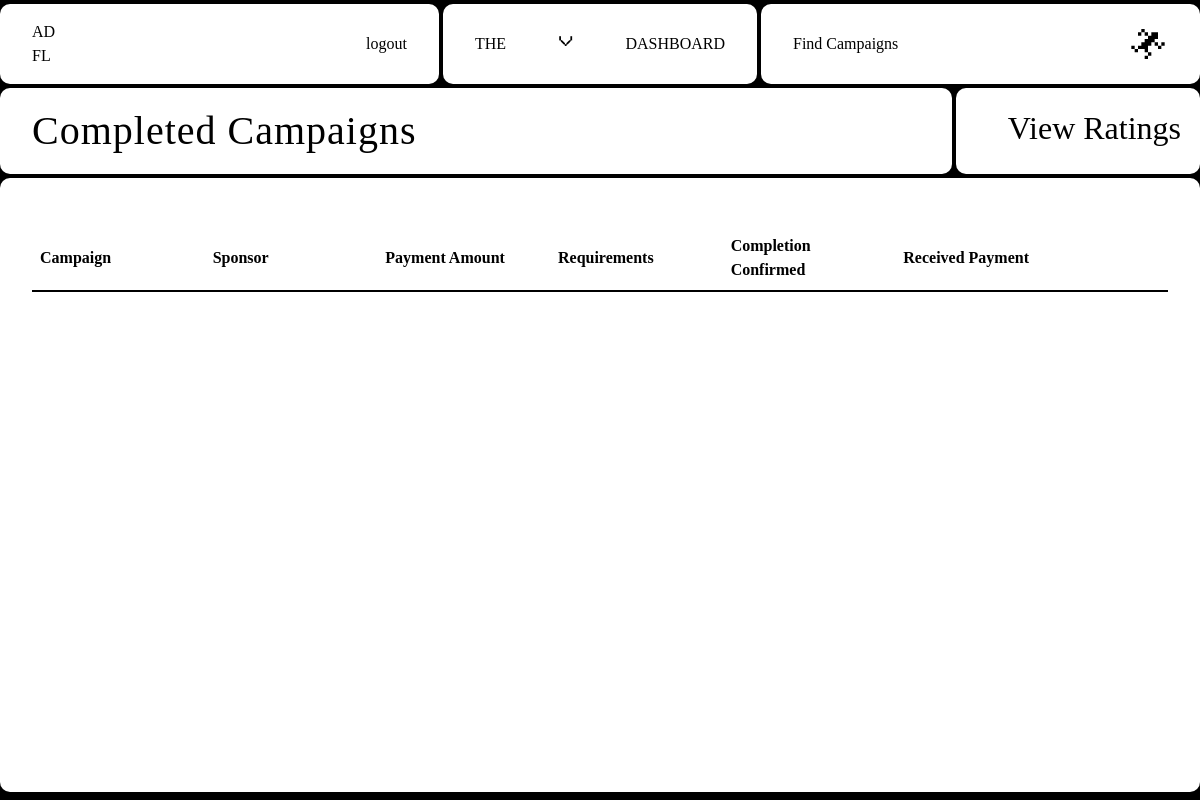
Before: /influencer/view_completed_requests (signed in) with the older database file.
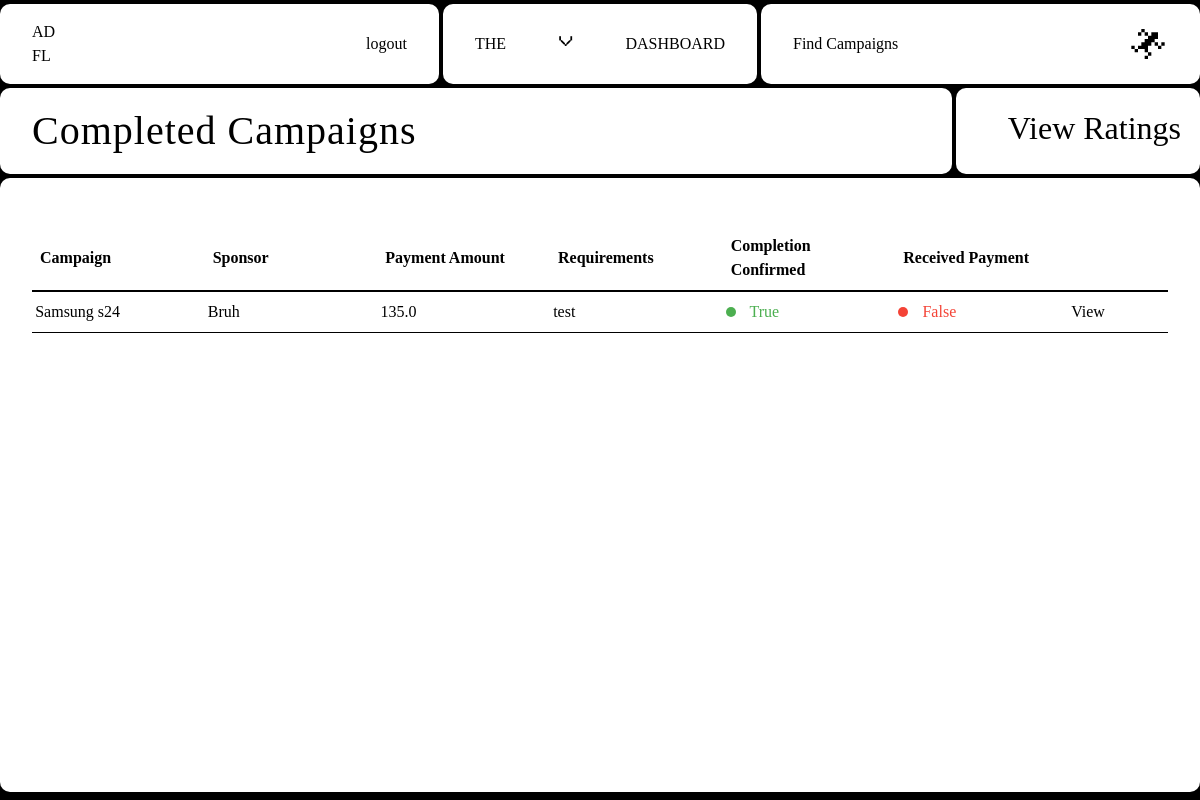
After: the same page with the newer database file.
### Adfluence/models.py (models this page shows)
class Campaign(db.Model):
    __tablename__ = "campaign"
    id = db.Column(db.Integer, primary_key=True)
    name = db.Column(db.String(140), nullable=False)
    description = db.Column(db.Text, nullable=False)
    start_date = db.Column(db.Date, nullable=False)
    end_date = db.Column(db.Date, nullable=False)
    budget = db.Column(db.Integer, nullable=False)
    visibility = db.Column(db.String(10), nullable=False)  # 'public' or 'private'
    goals = db.Column(db.Text, nullable=False)
    niche = db.Column(db.String(100), nullable=False)
    status = db.Column(db.String(100), nullable=False, default="Incomplete")
    flagged = db.Column(db.Boolean, default=False)
    user_id = db.Column(db.Integer, db.ForeignKey("user.id"), nullable=False)
    ad_requests = db.relationship(
        "AdRequest", backref="campaign", cascade="all, delete-orphan"
    )
    campaign_requests = db.relationship(
        "campaignRequest", backref="campaign", cascade="all, delete-orphan"
    )

class User(db.Model, UserMixin):
    id = db.Column(db.Integer, primary_key=True)
    email = db.Column(db.String(150), unique=True)
    password = db.Column(db.String(150))
    name = db.Column(db.String(150))
    role = db.Column(db.String(20), nullable=True)
    niche = db.Column(db.String(100), nullable=True)
    flagged = db.Column(db.Boolean, default=False)
    influencers = relationship("Influencer", backref="user", lazy=True)
    campaigns = relationship("Campaign", backref="user", cascade="all, delete-orphan")
    transactions = relationship(
        "Transaction", backref="user", cascade="all,delete-orphan"
    )
    ratings = relationship("Rating", backref="user", cascade="all, delete-orphan")

class AdRequest(db.Model):
    id = db.Column(db.Integer, primary_key=True)
    campaign_id = db.Column(db.Integer, db.ForeignKey("campaign.id"), nullable=False)
    influencer_id = db.Column(db.Integer, db.ForeignKey("influencer.id"))
    messages = db.Column(db.Text)
    requirements = db.Column(db.Text, nullable=False)
    payment_amount = db.Column(db.Float, nullable=False)
    status = db.Column(db.String(20), nullable=False, default="Pending")
    completed = db.Column(db.Boolean, default=False)
    completion_confirmed = db.Column(db.Boolean, default=False)
    payment_done = db.Column(db.Boolean, default=False)
    rating_done = db.Column(db.Boolean, default=False)
    negotiations = relationship(
        "Negotiation", backref="ad_request", cascade="all, delete-orphan"
    )

### Adfluence/influencer.py (the view, shortened to what this page needs)
@influencer.route("/view_completed_requests", methods=["GET"])
@role_required("Influencer")
@login_required
def view_completed_requests():
    influencers = current_user.influencers
    influencer = influencers[0] if influencers else None
    ad_requests = AdRequest.query.filter_by(
        influencer_id=influencer.id, completed=True
    ).all()
    print(ad_requests)
    ad_requests_with_details = []
    for ad_request in ad_requests:
        campaign = Campaign.query.get(ad_request.campaign_id)
        user = User.query.get(campaign.user_id)
        ad_requests_with_details.append(
            {
                "request": ad_request,
                "campaign_name": campaign.name,
                "user_name": user.name,
                "request_type": "Received",
            }
        )
    campaign_requests = campaignRequest.query.filter_by(
        influencer_id=influencer.id, completed=True
    ).all()
    campaign_requests_with_details = []
    return render_template(
        "Influencer/view_completed_requests.html",
        user=current_user,
        influencer=influencer,
        ad_requests=ad_requests_with_details,
        campaign_requests=campaign_requests_with_details,
    )

### Adfluence/views.py (called while the page is built)
def role_required(role):
    def decorator(f):
        @wraps(f)
        def decorated_function(*args, **kwargs):
            if current_user.role != role:
                abort(403)
            return f(*args, **kwargs)
        return decorated_function
    return decorator

### Adfluence/templates/Influencer/view_completed_requests.html (shortened to what this page needs)
{% extends "base.html" %} {% block head %}
<link
  rel="stylesheet"
  href="{{ url_for('static', filename='src/influencer_css/completed_requests.css') }}"
/>
{% endblock %} {% block content %}
<div class="container">
  <nav>
    <div class="nav-1">
      <a href="{{ url_for('influencer.dashboard') }}" class="logo view">
        AD <br />
        FL
      </a>
      <a href="{{ url_for('views.logout') }}" class="view">logout</a>
    </div>
    <div class="nav-2">
      <p class="menu-button">the</p>
      <p class="x">v</p>
      <p class="menu-button">dashboard</p>
    </div>
    <div class="nav-3">
      <a href="{{ url_for('influencer.viewCampaigns') }}" class="view"
        >Find Campaigns</a
      >
      <p>
      </p>
    </div>
  </nav>
  <div class="content-wrapper">
    <div class="header-wrapper">
      <div class="header-1">
        <h1>Completed Campaigns</h1>
      </div>
      <div class="header-2">
        <div class="marquee">
          <span>
            <a href="{{ url_for('influencer.view_ratings')}}">
              View Ratings &nbsp; &nbsp; View Ratings &nbsp; View Ratings &nbsp;
              View Ratings &nbsp; View Ratings &nbsp; View Ratings &nbsp; View
              Ratings &nbsp; View Ratings &nbsp;
            </a>
          </span>
        </div>
      </div>
    </div>
    <div class="table-wrapper">
      <table class="first-table">
        <thead>
          <tr>
            <th>Campaign</th>
            <th>Sponsor</th>
            <th>Payment Amount</th>
            <th>Requirements</th>
            <th>Completion Confirmed</th>
            <th>Received Payment</th>
            <th class="link"></th>
          </tr>
        </thead>
        <tbody>
          {% for request in ad_requests + campaign_requests %} {% if
          request.request.completed == True %}
          <tr>
            <td>{{ request.campaign_name }}</td>
            <td>{{ request.user_name }}</td>
            <td>{{ request.request.payment_amount }}</td>
            <td>{{ request.request.requirements }}</td>
            <td
              class="{% if request.request.completion_confirmed == True %} status-accepted {% elif request.request.completion_confirmed == False %} status-rejected {% endif %}"
            >
              {{request.request.completion_confirmed}}
            </td>
            <td
              class="{% if request.request.payment_done == True %} status-accepted {% elif request.request.payment_done == False %} status-rejected {% endif %}"
            >
              {{ request.request.payment_done }}
            </td>
            <td>
              <a
                class="link view"
                href="{{ url_for('influencer.viewRequest', ad_request_id=request.request.id)}}"
                >View</a
              >
            </td>
            {% endif %} {% endfor %}
          </tr>
        </tbody>
      </table>
    </div>
  </div>
</div>
{% endblock %}

Changed rows visible on the page:
added Campaign: campaign_name "Samsung s24"
now on this page (row unchanged): User: user_name "Bruh"
added AdRequest: request.payment_amount "135.0", request.requirements "test", request.completion_confirmed "True", request.payment_done "False"
Other visible differences:
new list line: "View"
